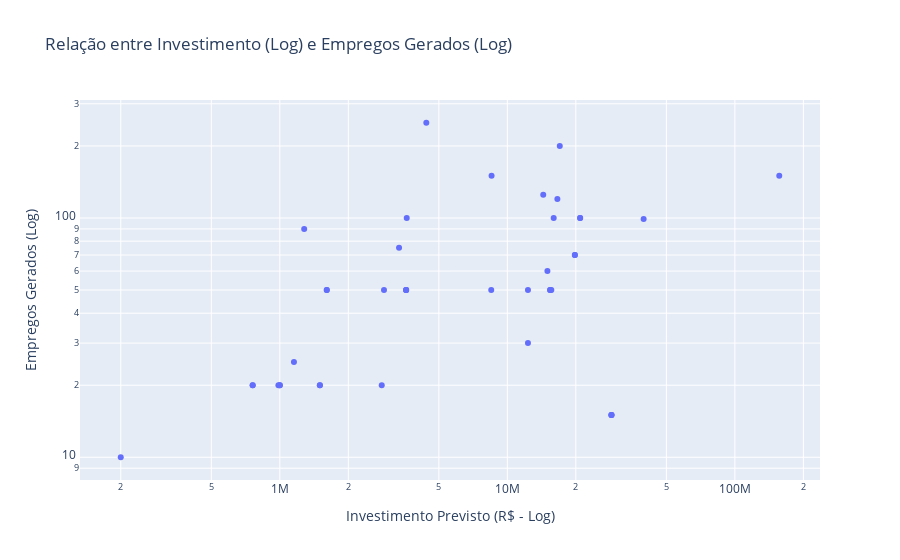

The notebook cell this image was saved under:
### Code cell
# Filtra dados onde temos tanto o valor quanto a qdt de empregos
df_scatter = df_viz.dropna(subset=['valor_investimento_previsto', 'qdt_empregos_gerados'])
df_scatter = df_scatter[df_scatter['qdt_empregos_gerados'] > 0] # Remove zeros

fig = px.scatter(
    df_scatter,
    x='valor_investimento_previsto',
    y='qdt_empregos_gerados',
    log_x=True,  # Escala log no investimento é crucial
    log_y=True,  # Escala log em empregos também pode ajudar
    hover_name='nome',
    hover_data=['situacao'],
    title='Relação entre Investimento (Log) e Empregos Gerados (Log)',
    labels={'valor_investimento_previsto': 'Investimento Previsto (R$ - Log)', 'qdt_empregos_gerados': 'Empregos Gerados (Log)'}
)
fig.show()

### Figure 1 — Plotly figure (JSON) as saved in the notebook; plotly's stock layout.template omitted (floating-point values rounded to 4 significant figures)
{"data": [{"customdata": [["CANCELADA"], ["CADASTRADA"], ["CADASTRADA"], ["CADASTRADA"], ["CADASTRADA"], ["CADASTRADA"], ["CADASTRADA"], ["CADASTRADA"], ["CADASTRADA"], ["CADASTRADA"], ["CADASTRADA"], ["CADASTRADA"], ["CADASTRADA"], ["CADASTRADA"], ["CADASTRADA"], ["CADASTRADA"], ["CADASTRADA"], ["EM EXECUÇÃO"], ["CADASTRADA"], ["CADASTRADA"], ["EM EXECUÇÃO"], ["CADASTRADA"], ["CADASTRADA"], ["CADASTRADA"], ["CADASTRADA"], ["CADASTRADA"], ["CADASTRADA"], ["CADASTRADA"], ["EM EXECUÇÃO"], ["CADASTRADA"], ["EM EXECUÇÃO"], ["CADASTRADA"], ["CADASTRADA"], ["CADASTRADA"], ["CADASTRADA"], ["CADASTRADA"], ["CADASTRADA"], ["CADASTRADA"], ["CADASTRADA"], ["CADASTRADA"], ["CADASTRADA"]], "hovertemplate": "<b>%{hovertext}</b><br><br>Investimento Previsto (R$ - Log)=%{x}<br>Empregos Gerados (Log)=%{y}<br>situacao=%{customdata[0]}<extra></extra>", "hovertext": ["Escola Classe Crixá São Sebastião", "Caminho das Escolas - Ponte Alta (Gama)", "CONSTRUÇÃO DA POLICLINICA DA PCDF", "Passarela BR-020 - Nova Esperança", "Modernização de Infraestrutura do Complexo Sede", "Central de Logística e Apoio do Centro Nacional de Prevenção e Combate aos Incêndios Florestais (Prevfogo)", "Modernização de Infraestrutura ", "Ampliação do Pronto Socorro (PS) - HOSPITAL REGIONAL DE CEILÂNDIA - HRC", "Reforma do Pronto Socorro (PS) - HOSPITAL REGIONAL DE CEILÂNDIA - HRC", "REFORMA CENTRO EDUCACIONAL OSÓRIO BACHIN", "Obra reforma do trecho BSS 578-600 do Instituto Central de Ciências para adequação das instalações do Instituto de Ciências Humanas", "PISTA DE ATLETISMO CENTRO OLIMPICO E CONSTRUÇÃO DE CAMPOS", "REFORMA CENTRO EDUCACIONAL OSÓRIO BACHIN", "Construção de Unidade de Atenção Especializada em Saúde - Hospital Regional de São Sebastião ", "Implantação Interseção DF-463 com rodovia DF-001", "Implantação de redes de abastecimento de água e de coleta de esgostos na região do Setor Habitaciona Nova Colina", "Reforma de Quadras Poliesportivas", "Construção das Novas Instalações do Centro de Formação e Aperfeiçoamento de Praças do CBMDF", "Construção de Campos Sintéticos no Distrito Federal", "Reforma de Quadras Poliesportivas", "Obra de Adequação do Hotel de Trânsito de Oficiais da Guarnição de Brasilia, com ampliação de 14 apartamentos, conforme condições, quantidades e exigências estabelecidas.  ", "Construção de Campos Sintéticos no Distrito Federal", "Restauro do Museu Vivo da Memória Candanga - Brasília/DF", "Restauro do Museu do Catetinho - Brasília/DF", "CEF QS 03 Parque do Riacho", "Construção de Campos Sintéticos no Distrito Federal", "Restauro do Museu Vivo da Memória Candanga - Brasília/DF", "Construção do Museu da Imagem e do Som, em Brasília/DF.", "Edifício Sede II da SSP/DF (Áreas Finalísticas)", "Construção do Museu da Imagem e do Som, em Brasília/DF.", "Construção do 42º GBM - Sol Nascente ", "Reforma do Auditório do Campus São Sebastião", "Adequação dos sistemas de prevenção e combate a incêndio nos campi Samambaia e Taguatinga", "Centro de Educação para Primeira Infância (CEPI) - QNM 38 - Taguatinga-DF.", "Creche Centro de Educação para Primeira Infância (CEPI)  Quadra QS II LT E, Riacho Fundo I, Brasília- DF", "Construção do Centro de Educação para Primeira Infância (CEPI) - Tipo 2. Proinfância FNDE. Expansão Urbana Setor Oeste AR 11 Sobradinho II/DF.", "Construção do 40º GBM, na Cidade Estrutural, a fim de fortalecer o Corpo de Bombeiros Militar do Distrito Federal.", "Reforma do Auditório do Campus São Sebastião", "Adequação dos sistemas de prevenção e combate a incêndio nos campi Samambaia e Taguatinga", "Restauração do pavimento asfáltico da DF-051 (EPGU)", "Construção de Ponte no Córrego Pontinha - DF-295"], "legendgroup": "", "marker": {"color": "#636efa", "symbol": "circle"}, "mode": "markers", "name": "", "orientation": "v", "showlegend": false, "type": "scatter", "x": [12320000.0, 2870000.0, 39720000.0, 8496000.0, 19800000.0, 8524000.0, 19800000.0, 1280000.0, 4404000.0, 15420000.0, 986100.0, 16590000.0, 15420000.0, 156700000.0, 17000000.0, 15610000.0, 1608000.0, 14380000.0, 28680000.0, 1608000.0, 2805000.0, 28680000.0, 1000000.0, 200000.0, 12320000.0, 28680000.0, 1000000.0, 20890000.0, 15980000.0, 20890000.0, 3342000.0, 760000.0, 1500000.0, 3591000.0, 3591000.0, 3591000.0, 3612000.0, 760000.0, 1500000.0, 15000000.0, 1154000.0], "xaxis": "x", "y": [30.0, 50.0, 99.0, 50.0, 70.0, 150.0, 70.0, 90.0, 250.0, 50.0, 20.0, 120.0, 50.0, 150.0, 200.0, 50.0, 50.0, 125.0, 15.0, 50.0, 20.0, 15.0, 20.0, 10.0, 50.0, 15.0, 20.0, 100.0, 100.0, 100.0, 75.0, 20.0, 20.0, 50.0, 50.0, 50.0, 100.0, 20.0, 20.0, 60.0, 25.0], "yaxis": "y"}], "layout": {"legend": {"tracegroupgap": 0}, "title": {"text": "Relação entre Investimento (Log) e Empregos Gerados (Log)"}, "xaxis": {"anchor": "y", "domain": [0, 1], "title": {"text": "Investimento Previsto (R$ - Log)"}, "type": "log"}, "yaxis": {"anchor": "x", "domain": [0, 1], "title": {"text": "Empregos Gerados (Log)"}, "type": "log"}}}
